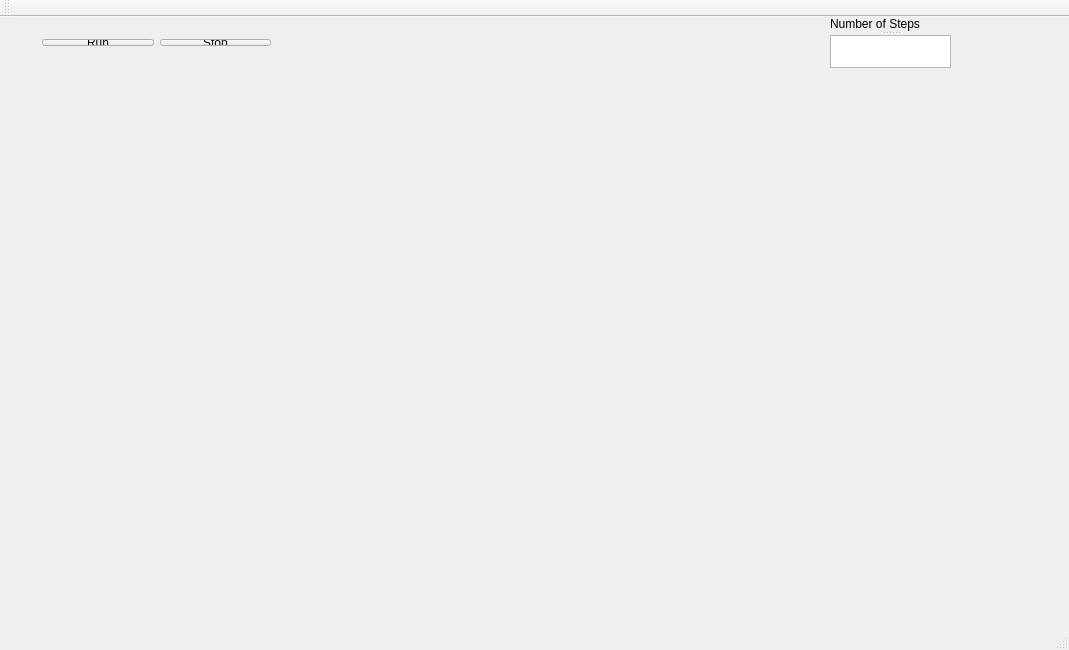
<?xml version="1.0" encoding="UTF-8"?>
<ui version="4.0">
 <class>MainWindow</class>
 <widget class="QMainWindow" name="MainWindow">
  <property name="geometry">
   <rect>
    <x>0</x>
    <y>0</y>
    <width>1069</width>
    <height>650</height>
   </rect>
  </property>
  <property name="windowTitle">
   <string>MainWindow</string>
  </property>
  <widget class="QWidget" name="centralWidget">
   <widget class="QSplitter" name="splitter">
    <property name="geometry">
     <rect>
      <x>830</x>
      <y>0</y>
      <width>121</width>
      <height>51</height>
     </rect>
    </property>
    <property name="orientation">
     <enum>Qt::Vertical</enum>
    </property>
    <widget class="QLabel" name="LabelNumSteps">
     <property name="text">
      <string>Number of Steps</string>
     </property>
    </widget>
    <widget class="QTextEdit" name="TextEditNumSteps"/>
   </widget>
   <widget class="QWidget" name="">
    <property name="geometry">
     <rect>
      <x>31</x>
      <y>11</y>
      <width>251</width>
      <height>29</height>
     </rect>
    </property>
    <layout class="QHBoxLayout" name="horizontalLayout">
     <item>
      <widget class="QPushButton" name="ButtonRun">
       <property name="text">
        <string>Run</string>
       </property>
      </widget>
     </item>
     <item>
      <widget class="QPushButton" name="ButtonStop">
       <property name="text">
        <string>Stop</string>
       </property>
      </widget>
     </item>
    </layout>
   </widget>
  </widget>
  <widget class="QMenuBar" name="menuBar">
   <property name="geometry">
    <rect>
     <x>0</x>
     <y>0</y>
     <width>1069</width>
     <height>25</height>
    </rect>
   </property>
  </widget>
  <widget class="QToolBar" name="mainToolBar">
   <attribute name="toolBarArea">
    <enum>TopToolBarArea</enum>
   </attribute>
   <attribute name="toolBarBreak">
    <bool>false</bool>
   </attribute>
  </widget>
  <widget class="QStatusBar" name="statusBar"/>
 </widget>
 <layoutdefault spacing="6" margin="11"/>
 <resources/>
 <connections/>
</ui>
